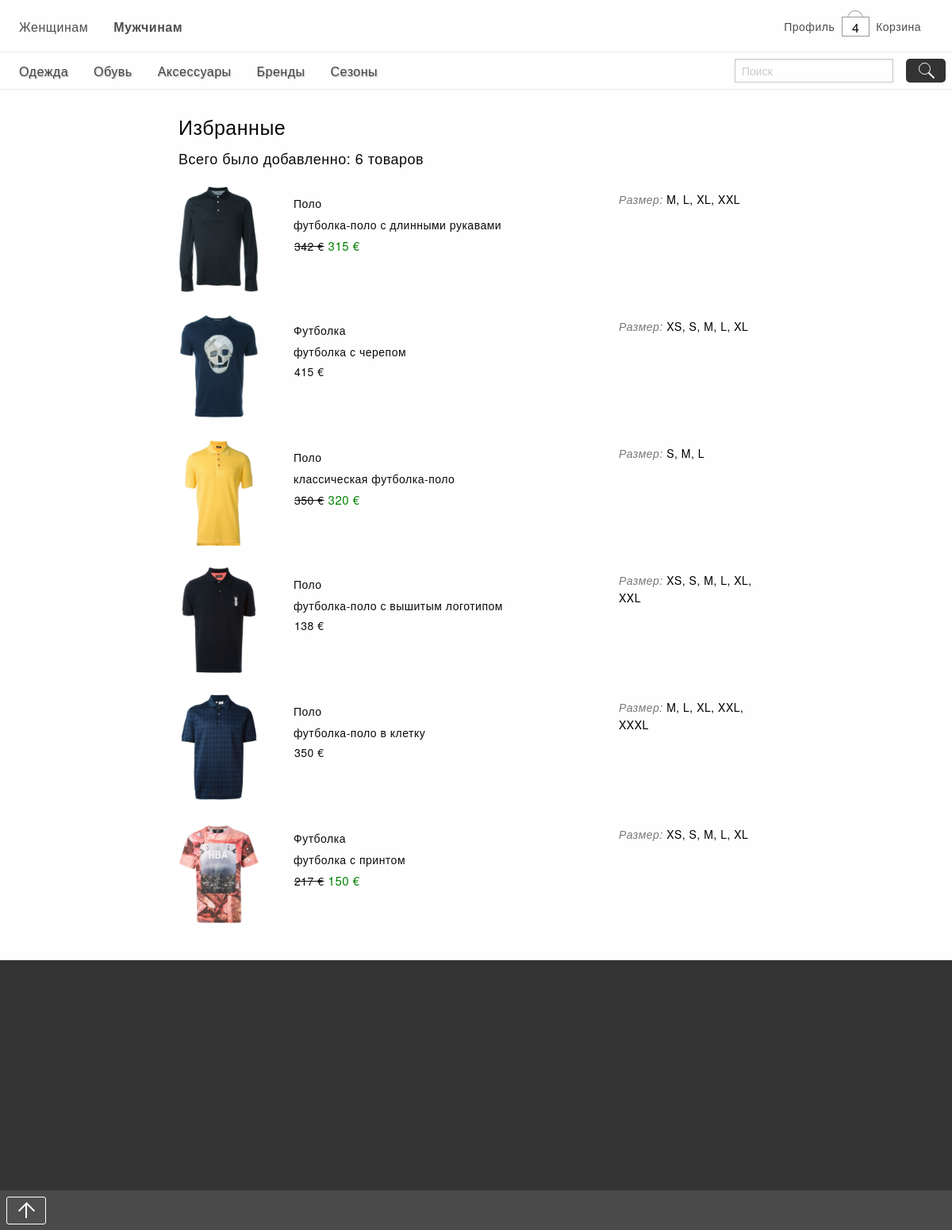
The page /my_liked.php?gender=for_men (signed in) on the database its author committed.
### tables this page shows
CREATE TABLE IF NOT EXISTS `menu` (
  `id` int(10) unsigned NOT NULL AUTO_INCREMENT,
  `item` varchar(255) NOT NULL,
  `description` varchar(255) NOT NULL,
  PRIMARY KEY (`id`)
);

CREATE TABLE IF NOT EXISTS `product` (
  `id` int(10) unsigned NOT NULL AUTO_INCREMENT,
  `name` varchar(255) NOT NULL,
  `shot_description` varchar(255) NOT NULL,
  `description` text NOT NULL,
  `price` float NOT NULL,
  `discount` int(11) NOT NULL,
  `date` date NOT NULL,
  `visit` int(11) NOT NULL,
  PRIMARY KEY (`id`)
);

### my_liked.php (the view, shortened to what this page needs)
<?php include "php/header.php" ?>
<link rel="stylesheet" href="style/my_liked.css" type="text/css"/>
<?php
    $count = 0;
	if(!empty($_SESSION['email'])) {
		$email = $_SESSION['email'];
		$liked = get_my_liked($email);
        for($i = 0; $i < count($liked); $i++) {
            $count = count($liked);
        };
	};
?>
   <div class="row main-wrapp">
   	<div class="large-2 columns"></div>
	<div class="large-8 columns" id="show_my_liked">
		<div class="row head-liked">
			<div class="large-6">
				<h4>Избранные</h4>
			</div>
			<div class="large-12">
				<p>Всего было добавленно:  <?php echo $count ?> <?php echo word_declination($count) ?></span></p>
			</div>
		</div>
		<div class="row liked-product-wrapp">
			<?php
				for($i = count($liked) - 1; $i > -1 ; $i--) {
					$discountStr = "";
					if($liked[$i]['discount'] != 0 && $liked[$i]['discount'] != "") {
						$priceClass = "liked-price line-through";
						$discountStr = "<p class='liked-discount'>".$liked[$i]['discount']." €</p>";
					} else {
						$priceClass = "liked-price";
					};
					$allSize = "";
					for($j = 0; $j < count($liked[$i]['size']); $j++) {
						if($j == 0) $allSize .= $liked[$i]['size'][$j];
						else $allSize .= ", ".$liked[$i]['size'][$j];
					};
					echo   "<div class='large-12 block-liked-product'>
								<div class='large-2 medium-2 small-3 columns'>
									<a href='http://aleksa/product.php?gender=".$_GET['gender']."&id=".$liked[$i]['id']."' class='liked-photo'>
										<img src='image/".$liked[$i]['id']."/".$liked[$i]['photoMain']."' alt='".$liked[$i]['shot_description']."'>
									</a>
								</div>
								<div class='large-6 medium-6 small-3 columns'>
									<p class='liked-name'>".$liked[$i]['name']."</p>
									<p class='liked-description'>".$liked[$i]['shot_description']."</p>
									<p class='".$priceClass."' >".$liked[$i]['price']." €</p>".$discountStr."
								</div>
								<div class='medium-4 small-6 columns'>
									<p class='liked-size'>Размер: <span>".$allSize."</span></p>
								</div>
							</div>";
				};
			?>
		</div>
	</div>
	<div class="large-2 columns"></div>
</div>
<?php include "php/footer.php" ?>

### php/header.php (shortened to what this page needs)
<?php
	include "functions.php";
?>
<!DOCTYPE html>
<html>
	<head>
		<link rel="stylesheet" href="zurb_foundation/css/foundation.css" type="text/css"/>
		<link rel="stylesheet" href="zurb_foundation/css/app.css" type="text/css"/>
		<link rel="stylesheet" href="style/header.css" type="text/css"/>
	</head>
	<body>
		<div class="top-bar" id="header">
			<div class="row">
				<div class="large-4 menium-2 small-4 columns">
					<ul class="menu">
					<?php
					$path = $_SERVER[PHP_SELF];
					$file = basename ($path);
					if(!empty($_GET['gender'])) {
						$gender = $_GET['gender'];
						if($gender == 'for_women') {
							echo "<li><a href=\"".$file."?gender=for_women\" id='main-dender'>Женщинам</a></li>
							<li><a href=\"".$file."?gender=for_men\">Мужчинам</a></li>";
						} else {
							echo "<li><a href=\"".$file."?gender=for_women\">Женщинам</a></li>
							<li><a href=\"".$file."?gender=for_men\" id='main-dender'>Мужчинам</a></li>";
						};
					} else {
						echo "<li><a href=\"".$file."?gender=for_women\">Женщинам</a></li>
							<li><a href=\"".$file."?gender=for_men\" id='main-dender'>Мужчинам</a></li>";
					};
					?>
					</ul>
				</div>
				<div class="large-3 columns">
					<ul class="menu align-right">
						<?php echo "<li><a href='basket.php?gender'".$_GET['gender']."'>Корзина</a></li>"; ?>
						<li><span class="basket">
								<span>
									<p class="bask-counter"><?php
											if(!empty($_SESSION['email'])) {
												echo get_count_basket($_SESSION['email']);
											} else {
												echo "0";
											}
										?>
									</p>
								</span>
							</span>
						</li>
						<?php
						if(!empty($_SESSION['email']))
						{
							echo "
								<li><a href=\"#\" class=\"profile\">Профиль</a></li>
								<li class=\"user-menu\">
								  	<div>
								  		<ul class=\"menu vertical\">
								  			<li><a href=\"my_liked.php?gender=".$_GET['gender']."\">Избранные</a></li>
								  			<li><a href=\"orders.php?gender=".$_GET['gender']."\" >Мои заказы</a></li>
								  			<li><a href=\"my_info.php?gender=".$_GET['gender']."\">Мои данные</a></li>
								  			<li><a href=\"#\" id=\"logout\">Выйти</a></li>
								  		</ul>
								  	</div>
								  	<span></span>
								</li>
								";
						} else {
							echo "<li><a class='click-to-enter' href=\"#\" data-open=\"login\">Войти</a></li>";
						};
						?>
					</ul>
				</div>
			</div>
		</div>
		<div class="top-bar" id="main-menu">
			<div class="row">
				<div class="top-bar-left">
					<ul class="menu">
						<?php addMenu() ?>
					</ul>
				</div>
				<div class="top-bar-right">
					<ul class="menu">
						<li><input type="search" placeholder="Поиск"/></li>
						<li><button type="button" class="button"><span></span></button></li>
					</ul>
				</div>
			</div>
		</div>
		<div class="main-spacer"></div>

### php/functions.php (shortened to what this page needs)
<?php
    function getLinkGender() {
        if($_GET['gender'] == 'for_women') {
            $genger = "gender=for_women";
        } else if($_GET['gender'] == 'for_men') {
            $genger = "gender=for_men";
        } else {
            $genger = "gender=for_men";
        };
        $str = $genger;
        return $str;
    };
    function addMenu(){
        include 'connect_db.php';
        $str_sql_query = "SELECT item FROM menu";
        if (!$result = mysql_query($str_sql_query, $link))
        {
          echo "He могу выполнить запрос";
          echo mysql_error();
          exit();
        };
        while($mas = mysql_fetch_row($result)){
          $item = $mas[0];
          $str_sql_query = "SELECT description FROM menu WHERE item = '$item'";
          if (!$result2 = mysql_query($str_sql_query, $link))
          {
            echo "He могу выполнить запрос";
            echo mysql_error();
            exit();
          };
          $mas2 = mysql_fetch_row($result2);
          $description = $mas2[0];
          $gender = getLinkGender();
          if($item == "Бренды") echo "<li><a data-description='".$description."'>".$item."</a></li>";
          else echo "<li><a href='../?".$gender."&item=".$item."' data-description='".$description."'>".$item."</a></li>";
        };
    };
    function get_count_basket($email) {
        include 'connect_db.php';
        $str_sql_query = "SELECT id FROM users WHERE email = '$email'";
        if(!$result = mysql_query($str_sql_query, $link)) {
            echo mysql_error();
            exit();
        };
        $mas = mysql_fetch_row($result);
        $id_user = $mas[0];
        $str_sql_query = "SELECT basket FROM users WHERE id = '$id_user'";
        if(!$result = mysql_query($str_sql_query, $link)) {
            echo mysql_error();
            exit();
        };
        $mas = mysql_fetch_row($result);
        $basket = $mas[0];
        if($basket == "") {
            echo "0";
        } else {
            $arr = json_decode($basket);
            $count = 0;
            for($i = 0; $i < count($arr); $i++) {
                foreach($arr[$i] as $key => $value) {
                    if($key == 'count') $this_count = $value;
                };
                $count += $this_count;
            };
            return $count;
        };
    };
    function word_declination($sum) {
        if($sum == 0 || $sum >= 5) return "товаров";
        elseif($sum == 1) return "товар";
        elseif($sum > 1 && $sum < 5) return "товара";
    };
    function getProductForLiked($number) {
        include 'connect_db.php';
        $str_sql_query = "SELECT name, shot_description, price, discount FROM product WHERE id = '$number'";
        if (!$result = mysql_query($str_sql_query, $link))
        {
          echo "He могу выполнить запрос";
          echo mysql_error();
          exit();
        };
        $mas = mysql_fetch_row($result);
        $prod['id'] = $number;
        $prod['name'] = $mas[0];
        $prod['shot_description'] = $mas[1];
        $prod['price'] = $mas[2];
        $prod['discount'] = $mas[3];
        $str_sql_query = "SELECT id_image, status FROM id_product_to_image WHERE id_product = '$number'";
        if (!$result = mysql_query($str_sql_query, $link))
        {
          echo "He могу выполнить запрос";
          echo mysql_error();
          exit();
        };
        while($mas = mysql_fetch_row($result)) {
            if($mas[1] == 'main') {
                $id_image = $mas[0];
                $str_sql_query = "SELECT src FROM image WHERE id = '$id_image'";
                if (!$result2 = mysql_query($str_sql_query, $link))
                {
                  echo "He могу выполнить запрос";
                  echo mysql_error();
                  exit();
                };
                $mas2 = mysql_fetch_row($result2);
                $prod['photoMain'] = $mas2[0];
            };
        };
        $str_sql_query = "SELECT id_size FROM id_product_to_size WHERE id_product = '$number'";
        if (!$result = mysql_query($str_sql_query, $link))
        {
            echo "He могу выполнить запрос";
            echo mysql_error();
            exit();
        };
        while($mas = mysql_fetch_row($result)) {
            $id_size[] = $mas[0];
        };
        for($i = 0; $i < count($id_size); $i++) {
            $this_id_size = $id_size[$i];
            $str_sql_query = "SELECT size FROM size WHERE id = '$this_id_size'";
            if (!$result = mysql_query($str_sql_query, $link))
            {
                echo "He могу выполнить запрос";
                echo mysql_error();
                exit();
            };
            $mas = mysql_fetch_row($result);
            $prod['size'][] = $mas[0];
        };
        return $prod;
    };
    function get_my_liked($email) {
        include 'connect_db.php';
        $str_sql_query = "SELECT id FROM users WHERE email = '$email'";
        if(!$result = mysql_query($str_sql_query, $link)) {
            echo mysql_error();
            exit();
        };
        $mas = mysql_fetch_row($result);
        $id_user = $mas[0];
        $str_sql_query = "SELECT liked FROM users WHERE id = '$id_user'";
        if(!$result = mysql_query($str_sql_query, $link)) {
            echo mysql_error();
            exit();
        };
        $mas = mysql_fetch_row($result);
        $liked = $mas[0];
        if($liked == "") {
            return array();
        } else {
            $arr = explode(",", $liked);
            for($i = count($arr) - 1; $i > -1; $i--) {
                $prodArr[] = getProductForLiked($arr[$i]);
            };
            return $prodArr;
        };
    };
?>

### php/footer.php (shortened to what this page needs)
	<link rel="stylesheet" href="style/footer.css" type="text/css"/>
	<div class="top-bar foot-panel">
		<div class="row">
			<div class="back-up">
				<div class="arrow"></div>
			</div>
		</div>
	</div>
	<footer></footer>
	</body>
</html>

### style/header.css (style rules this page uses)
body { height: auto; letter-spacing: .5px; }
.main-spacer { width: 100%; height: 122px; }
.top-bar, .top-bar ul { background-color: inherit; }
.top-bar#header { position: fixed; top: 0px; width: 100%; z-index: 15; }
.top-bar#main-menu { position: fixed; top: 65px; width: 100%; }
#header { padding-top: 15px; height: 65px; vertical-align: center; min-width: 500px; }
#header .columns { width: auto; }
#header .large-4 .menu { margin-left: -15px; }
#header a { color: rgba(0,0,0, .7); }
#header .align-right { position: relative; }
#header .align-right a { font-size: 14px; }
#header .align-right .basket { display: block; position: relative; top: -2px; right: 0px; width: 20px; height: 20px; border: 1px solid rgba(0,0,0, .4); border-radius: 20px; }
#header .align-right .basket span { display: block; position: absolute; top: 7px; right: -9px; width: 35px; height: 25px; border: 1px solid rgba(0,0,0, .4); background: white; text-align: center; }
#header .profile { height: 40px; }
#main-menu { padding: 10px auto; border-top: 1px solid rgb(235, 235, 235); border-bottom: 1px solid rgb(235, 235, 235); z-index: 14; }
#main-menu a { display: block; padding-top: 7.5px; height: 30px; color: rgba(0,0,0, .7); text-shadow: 1px 1px 2px rgba(0,0,0, .3); -o-transition: .3s; -moz-transition: .3s; -webkit-transition: .3s; transition: .3s; }
#main-menu .top-bar-right .menu { margin-left: 15px; }
#main-menu .top-bar-right input[type="search"] { height: 30px; width: 200px; font-size: 14px; }
#main-menu .top-bar-right button { position: relative; height: 30px; width: 50px; padding-top: 7px; background-color: rgba(0,0,0, .8); border-radius: 5px; }
#main-menu .top-bar-right button span { display: block; position: absolute; top: 4px; left: 15px; width: 15px; height: 15px; border: 1px solid white; border-radius: 15px; }
#main-menu .top-bar-right button span::before { content: ""; display: block; position: absolute; top: 10px; left: 14px; width: 2px; height: 10px; background: white; -o-transform: rotate(-45deg); -moz-transform: rotate(-45deg); -webkit-transform: rotate(-45deg); transform: rotate(-45deg); }

### style/my_liked.css (style rules this page uses)
.row.main-wrapp .large-2 { height: 1px; }
#show_my_liked { max-width: 800px; min-width: 450px; min-height: 600px; height: auto; margin: 0 auto; }
#show_my_liked .head-liked { margin-top: 20px; }
#show_my_liked .head-liked h4 { margin-left: 25px; }
#show_my_liked .head-liked .large-12:last-of-type { font-size: 18px; }
#show_my_liked .head-liked .large-12:last-of-type p { text-align: left; margin-left: 25px; }
.liked-product-wrapp { height: auto; padding: 0 20px; margin-bottom: 20px; }
.liked-product-wrapp .block-liked-product { position: relative; height: 150px; max-width: 800px; min-width: 450px; padding: 5px 5px; overflow: hidden; margin-bottom: 10px; -o-transition: .3s; -moz-transition: .3s; -webkit-transition: .3s; transition: .3s; }
.liked-product-wrapp .liked-photo { display: block; height: 140px; width: 100px; margin-left: -14px; overflow: hidden; }
.liked-product-wrapp p { margin: 5px; font-size: 14px; }
.liked-product-wrapp .liked-name { margin-top: 10px; margin-bottom: 4px; }
.liked-product-wrapp .liked-description { margin-bottom: -2px; }
.liked-product-wrapp .liked-price { display: inline-block; margin: 0; margin-top: 4px; margin-left: 6px; }
.liked-product-wrapp .liked-discount { display: inline-block; margin-left: 5px; font-size: 15px; color: green; }
.liked-product-wrapp .liked-size { margin-left: 40px; color: rgb(120, 120, 120); font-style: italic; }
.liked-product-wrapp .liked-size span, .liked-product-wrapp .liked-count span, .liked-product-wrapp .liked-all-price span { color: black; font-style: normal; }
.line-through { text-decoration: line-through; }

### rows shown on the page
menu: item "Одежда"
menu: item "Обувь"
menu: item "Аксессуары"
menu: item "Бренды"
menu: item "Сезоны"
product: shows a picture, name "Поло", shot_description "футболка-поло с длинными рукавами", price "342", discount "315", allSize "M, L, XL, XXL"
product: name "Футболка", shot_description "футболка с черепом", price "415"
product: shows a picture, name "Поло", shot_description "классическая футболка-поло", price "350", discount "320", allSize "S, M, L"
product: name "Поло", shot_description "футболка-поло с вышитым логотипом", price "138"
product: name "Поло", shot_description "футболка-поло в клетку", price "350"
product: shows a picture, name "Футболка", shot_description "футболка с принтом", price "217", discount "150", allSize "XS, S, M, L, XL"

### other values the page prints
get_count_basket($_SESSION['email']) "4"
$count "6"
word_declination($count) "товаров"
$allSize "XS, S, M, L, XL"
$allSize "XS, S, M, L, XL, XXL"
$allSize "M, L, XL, XXL, XXXL"
